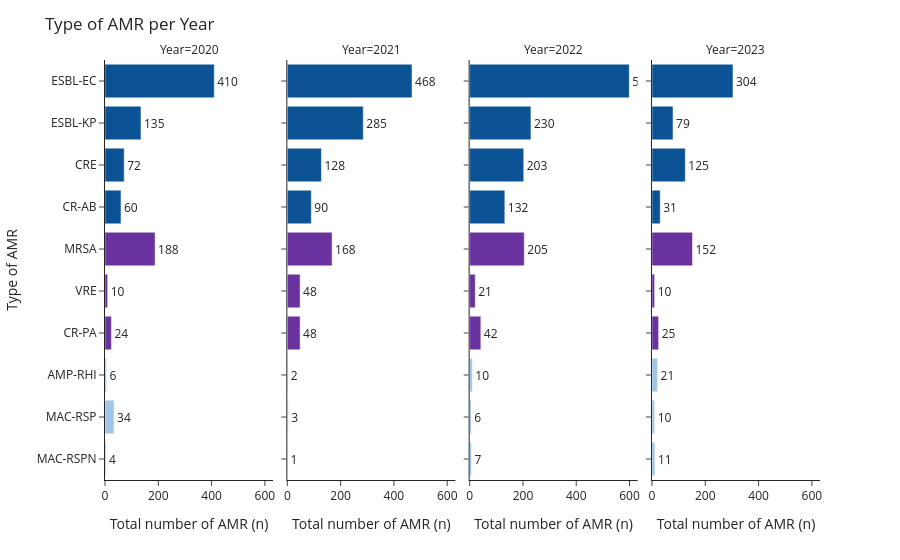

The notebook cell this image was saved under:
### Code cell
plot_df = []

for yr in yrs:
    yr = int(yr)
    subset = df[df["Year"] == yr].value_counts("Type of AMR")
    subset = subset.reindex(all_amrs, fill_value=0).reset_index()
    subset.columns = ["Type of AMR", "Count"]
    subset["Year"] = yr
    plot_df.append(subset)

plot_df = pd.concat(plot_df, ignore_index=True)
plot_df["Type of AMR"] = pd.Categorical(plot_df["Type of AMR"], categories=list(amr_custom_color_map.keys()), ordered=True)
plot_df = plot_df.sort_values(["Year", "Type of AMR"])

# Plotly Express faceted bar chart
fig = px.bar(
    plot_df, x="Count", y="Type of AMR", facet_col="Year",
    orientation="h", color="Type of AMR", text="Count",
    color_discrete_map=amr_custom_color_map2
    # color_discrete_sequence=px.colors.qualitative.Set1
)

# Layout adjustments
fig.update_layout(
    height=600, template="simple_white",
    title="Type of AMR per Year",
    showlegend=False,   
)

# Or more reliably:
for axis in fig.layout:
    if axis.startswith("xaxis"):
        fig.layout[axis].title = "Total number of AMR (n)"

# Value labels outside bars
fig.update_traces(textposition='outside')

# Consistent y-axis category order
# fig.update_yaxes(categoryorder='array', categoryarray=all_amrs)

fig.show()

### Figure 1 — Plotly figure (JSON) as saved in the notebook; plotly's stock layout.template omitted (floating-point values rounded to 4 significant figures)
{"data": [{"alignmentgroup": "True", "hovertemplate": "Type of AMR=%{y}<br>Year=2020<br>Count=%{text}<extra></extra>", "legendgroup": "ESBL-EC", "marker": {"color": "#0B5394", "pattern": {"shape": ""}}, "name": "ESBL-EC", "offsetgroup": "ESBL-EC", "orientation": "h", "showlegend": true, "text": [410], "textposition": "outside", "type": "bar", "x": [410], "xaxis": "x", "y": ["ESBL-EC"], "yaxis": "y"}, {"alignmentgroup": "True", "hovertemplate": "Type of AMR=%{y}<br>Year=2021<br>Count=%{text}<extra></extra>", "legendgroup": "ESBL-EC", "marker": {"color": "#0B5394", "pattern": {"shape": ""}}, "name": "ESBL-EC", "offsetgroup": "ESBL-EC", "orientation": "h", "showlegend": false, "text": [468], "textposition": "outside", "type": "bar", "x": [468], "xaxis": "x2", "y": ["ESBL-EC"], "yaxis": "y2"}, {"alignmentgroup": "True", "hovertemplate": "Type of AMR=%{y}<br>Year=2022<br>Count=%{text}<extra></extra>", "legendgroup": "ESBL-EC", "marker": {"color": "#0B5394", "pattern": {"shape": ""}}, "name": "ESBL-EC", "offsetgroup": "ESBL-EC", "orientation": "h", "showlegend": false, "text": [599], "textposition": "outside", "type": "bar", "x": [599], "xaxis": "x3", "y": ["ESBL-EC"], "yaxis": "y3"}, {"alignmentgroup": "True", "hovertemplate": "Type of AMR=%{y}<br>Year=2023<br>Count=%{text}<extra></extra>", "legendgroup": "ESBL-EC", "marker": {"color": "#0B5394", "pattern": {"shape": ""}}, "name": "ESBL-EC", "offsetgroup": "ESBL-EC", "orientation": "h", "showlegend": false, "text": [304], "textposition": "outside", "type": "bar", "x": [304], "xaxis": "x4", "y": ["ESBL-EC"], "yaxis": "y4"}, {"alignmentgroup": "True", "hovertemplate": "Type of AMR=%{y}<br>Year=2020<br>Count=%{text}<extra></extra>", "legendgroup": "ESBL-KP", "marker": {"color": "#0B5394", "pattern": {"shape": ""}}, "name": "ESBL-KP", "offsetgroup": "ESBL-KP", "orientation": "h", "showlegend": true, "text": [135], "textposition": "outside", "type": "bar", "x": [135], "xaxis": "x", "y": ["ESBL-KP"], "yaxis": "y"}, {"alignmentgroup": "True", "hovertemplate": "Type of AMR=%{y}<br>Year=2021<br>Count=%{text}<extra></extra>", "legendgroup": "ESBL-KP", "marker": {"color": "#0B5394", "pattern": {"shape": ""}}, "name": "ESBL-KP", "offsetgroup": "ESBL-KP", "orientation": "h", "showlegend": false, "text": [285], "textposition": "outside", "type": "bar", "x": [285], "xaxis": "x2", "y": ["ESBL-KP"], "yaxis": "y2"}, {"alignmentgroup": "True", "hovertemplate": "Type of AMR=%{y}<br>Year=2022<br>Count=%{text}<extra></extra>", "legendgroup": "ESBL-KP", "marker": {"color": "#0B5394", "pattern": {"shape": ""}}, "name": "ESBL-KP", "offsetgroup": "ESBL-KP", "orientation": "h", "showlegend": false, "text": [230], "textposition": "outside", "type": "bar", "x": [230], "xaxis": "x3", "y": ["ESBL-KP"], "yaxis": "y3"}, {"alignmentgroup": "True", "hovertemplate": "Type of AMR=%{y}<br>Year=2023<br>Count=%{text}<extra></extra>", "legendgroup": "ESBL-KP", "marker": {"color": "#0B5394", "pattern": {"shape": ""}}, "name": "ESBL-KP", "offsetgroup": "ESBL-KP", "orientation": "h", "showlegend": false, "text": [79], "textposition": "outside", "type": "bar", "x": [79], "xaxis": "x4", "y": ["ESBL-KP"], "yaxis": "y4"}, {"alignmentgroup": "True", "hovertemplate": "Type of AMR=%{y}<br>Year=2020<br>Count=%{text}<extra></extra>", "legendgroup": "CRE", "marker": {"color": "#0B5394", "pattern": {"shape": ""}}, "name": "CRE", "offsetgroup": "CRE", "orientation": "h", "showlegend": true, "text": [72], "textposition": "outside", "type": "bar", "x": [72], "xaxis": "x", "y": ["CRE"], "yaxis": "y"}, {"alignmentgroup": "True", "hovertemplate": "Type of AMR=%{y}<br>Year=2021<br>Count=%{text}<extra></extra>", "legendgroup": "CRE", "marker": {"color": "#0B5394", "pattern": {"shape": ""}}, "name": "CRE", "offsetgroup": "CRE", "orientation": "h", "showlegend": false, "text": [128], "textposition": "outside", "type": "bar", "x": [128], "xaxis": "x2", "y": ["CRE"], "yaxis": "y2"}, {"alignmentgroup": "True", "hovertemplate": "Type of AMR=%{y}<br>Year=2022<br>Count=%{text}<extra></extra>", "legendgroup": "CRE", "marker": {"color": "#0B5394", "pattern": {"shape": ""}}, "name": "CRE", "offsetgroup": "CRE", "orientation": "h", "showlegend": false, "text": [203], "textposition": "outside", "type": "bar", "x": [203], "xaxis": "x3", "y": ["CRE"], "yaxis": "y3"}, {"alignmentgroup": "True", "hovertemplate": "Type of AMR=%{y}<br>Year=2023<br>Count=%{text}<extra></extra>", "legendgroup": "CRE", "marker": {"color": "#0B5394", "pattern": {"shape": ""}}, "name": "CRE", "offsetgroup": "CRE", "orientation": "h", "showlegend": false, "text": [125], "textposition": "outside", "type": "bar", "x": [125], "xaxis": "x4", "y": ["CRE"], "yaxis": "y4"}, {"alignmentgroup": "True", "hovertemplate": "Type of AMR=%{y}<br>Year=2020<br>Count=%{text}<extra></extra>", "legendgroup": "CR-AB", "marker": {"color": "#0B5394", "pattern": {"shape": ""}}, "name": "CR-AB", "offsetgroup": "CR-AB", "orientation": "h", "showlegend": true, "text": [60], "textposition": "outside", "type": "bar", "x": [60], "xaxis": "x", "y": ["CR-AB"], "yaxis": "y"}, {"alignmentgroup": "True", "hovertemplate": "Type of AMR=%{y}<br>Year=2021<br>Count=%{text}<extra></extra>", "legendgroup": "CR-AB", "marker": {"color": "#0B5394", "pattern": {"shape": ""}}, "name": "CR-AB", "offsetgroup": "CR-AB", "orientation": "h", "showlegend": false, "text": [90], "textposition": "outside", "type": "bar", "x": [90], "xaxis": "x2", "y": ["CR-AB"], "yaxis": "y2"}, {"alignmentgroup": "True", "hovertemplate": "Type of AMR=%{y}<br>Year=2022<br>Count=%{text}<extra></extra>", "legendgroup": "CR-AB", "marker": {"color": "#0B5394", "pattern": {"shape": ""}}, "name": "CR-AB", "offsetgroup": "CR-AB", "orientation": "h", "showlegend": false, "text": [132], "textposition": "outside", "type": "bar", "x": [132], "xaxis": "x3", "y": ["CR-AB"], "yaxis": "y3"}, {"alignmentgroup": "True", "hovertemplate": "Type of AMR=%{y}<br>Year=2023<br>Count=%{text}<extra></extra>", "legendgroup": "CR-AB", "marker": {"color": "#0B5394", "pattern": {"shape": ""}}, "name": "CR-AB", "offsetgroup": "CR-AB", "orientation": "h", "showlegend": false, "text": [31], "textposition": "outside", "type": "bar", "x": [31], "xaxis": "x4", "y": ["CR-AB"], "yaxis": "y4"}, {"alignmentgroup": "True", "hovertemplate": "Type of AMR=%{y}<br>Year=2020<br>Count=%{text}<extra></extra>", "legendgroup": "MRSA", "marker": {"color": "#6A329F", "pattern": {"shape": ""}}, "name": "MRSA", "offsetgroup": "MRSA", "orientation": "h", "showlegend": true, "text": [188], "textposition": "outside", "type": "bar", "x": [188], "xaxis": "x", "y": ["MRSA"], "yaxis": "y"}, {"alignmentgroup": "True", "hovertemplate": "Type of AMR=%{y}<br>Year=2021<br>Count=%{text}<extra></extra>", "legendgroup": "MRSA", "marker": {"color": "#6A329F", "pattern": {"shape": ""}}, "name": "MRSA", "offsetgroup": "MRSA", "orientation": "h", "showlegend": false, "text": [168], "textposition": "outside", "type": "bar", "x": [168], "xaxis": "x2", "y": ["MRSA"], "yaxis": "y2"}, {"alignmentgroup": "True", "hovertemplate": "Type of AMR=%{y}<br>Year=2022<br>Count=%{text}<extra></extra>", "legendgroup": "MRSA", "marker": {"color": "#6A329F", "pattern": {"shape": ""}}, "name": "MRSA", "offsetgroup": "MRSA", "orientation": "h", "showlegend": false, "text": [205], "textposition": "outside", "type": "bar", "x": [205], "xaxis": "x3", "y": ["MRSA"], "yaxis": "y3"}, {"alignmentgroup": "True", "hovertemplate": "Type of AMR=%{y}<br>Year=2023<br>Count=%{text}<extra></extra>", "legendgroup": "MRSA", "marker": {"color": "#6A329F", "pattern": {"shape": ""}}, "name": "MRSA", "offsetgroup": "MRSA", "orientation": "h", "showlegend": false, "text": [152], "textposition": "outside", "type": "bar", "x": [152], "xaxis": "x4", "y": ["MRSA"], "yaxis": "y4"}, {"alignmentgroup": "True", "hovertemplate": "Type of AMR=%{y}<br>Year=2020<br>Count=%{text}<extra></extra>", "legendgroup": "VRE", "marker": {"color": "#6A329F", "pattern": {"shape": ""}}, "name": "VRE", "offsetgroup": "VRE", "orientation": "h", "showlegend": true, "text": [10], "textposition": "outside", "type": "bar", "x": [10], "xaxis": "x", "y": ["VRE"], "yaxis": "y"}, {"alignmentgroup": "True", "hovertemplate": "Type of AMR=%{y}<br>Year=2021<br>Count=%{text}<extra></extra>", "legendgroup": "VRE", "marker": {"color": "#6A329F", "pattern": {"shape": ""}}, "name": "VRE", "offsetgroup": "VRE", "orientation": "h", "showlegend": false, "text": [48], "textposition": "outside", "type": "bar", "x": [48], "xaxis": "x2", "y": ["VRE"], "yaxis": "y2"}, {"alignmentgroup": "True", "hovertemplate": "Type of AMR=%{y}<br>Year=2022<br>Count=%{text}<extra></extra>", "legendgroup": "VRE", "marker": {"color": "#6A329F", "pattern": {"shape": ""}}, "name": "VRE", "offsetgroup": "VRE", "orientation": "h", "showlegend": false, "text": [21], "textposition": "outside", "type": "bar", "x": [21], "xaxis": "x3", "y": ["VRE"], "yaxis": "y3"}, {"alignmentgroup": "True", "hovertemplate": "Type of AMR=%{y}<br>Year=2023<br>Count=%{text}<extra></extra>", "legendgroup": "VRE", "marker": {"color": "#6A329F", "pattern": {"shape": ""}}, "name": "VRE", "offsetgroup": "VRE", "orientation": "h", "showlegend": false, "text": [10], "textposition": "outside", "type": "bar", "x": [10], "xaxis": "x4", "y": ["VRE"], "yaxis": "y4"}, {"alignmentgroup": "True", "hovertemplate": "Type of AMR=%{y}<br>Year=2020<br>Count=%{text}<extra></extra>", "legendgroup": "CR-PA", "marker": {"color": "#6A329F", "pattern": {"shape": ""}}, "name": "CR-PA", "offsetgroup": "CR-PA", "orientation": "h", "showlegend": true, "text": [24], "textposition": "outside", "type": "bar", "x": [24], "xaxis": "x", "y": ["CR-PA"], "yaxis": "y"}, {"alignmentgroup": "True", "hovertemplate": "Type of AMR=%{y}<br>Year=2021<br>Count=%{text}<extra></extra>", "legendgroup": "CR-PA", "marker": {"color": "#6A329F", "pattern": {"shape": ""}}, "name": "CR-PA", "offsetgroup": "CR-PA", "orientation": "h", "showlegend": false, "text": [48], "textposition": "outside", "type": "bar", "x": [48], "xaxis": "x2", "y": ["CR-PA"], "yaxis": "y2"}, {"alignmentgroup": "True", "hovertemplate": "Type of AMR=%{y}<br>Year=2022<br>Count=%{text}<extra></extra>", "legendgroup": "CR-PA", "marker": {"color": "#6A329F", "pattern": {"shape": ""}}, "name": "CR-PA", "offsetgroup": "CR-PA", "orientation": "h", "showlegend": false, "text": [42], "textposition": "outside", "type": "bar", "x": [42], "xaxis": "x3", "y": ["CR-PA"], "yaxis": "y3"}, {"alignmentgroup": "True", "hovertemplate": "Type of AMR=%{y}<br>Year=2023<br>Count=%{text}<extra></extra>", "legendgroup": "CR-PA", "marker": {"color": "#6A329F", "pattern": {"shape": ""}}, "name": "CR-PA", "offsetgroup": "CR-PA", "orientation": "h", "showlegend": false, "text": [25], "textposition": "outside", "type": "bar", "x": [25], "xaxis": "x4", "y": ["CR-PA"], "yaxis": "y4"}, {"alignmentgroup": "True", "hovertemplate": "Type of AMR=%{y}<br>Year=2020<br>Count=%{text}<extra></extra>", "legendgroup": "AMP-RHI", "marker": {"color": "#9FC5E8", "pattern": {"shape": ""}}, "name": "AMP-RHI", "offsetgroup": "AMP-RHI", "orientation": "h", "showlegend": true, "text": [6], "textposition": "outside", "type": "bar", "x": [6], "xaxis": "x", "y": ["AMP-RHI"], "yaxis": "y"}, {"alignmentgroup": "True", "hovertemplate": "Type of AMR=%{y}<br>Year=2021<br>Count=%{text}<extra></extra>", "legendgroup": "AMP-RHI", "marker": {"color": "#9FC5E8", "pattern": {"shape": ""}}, "name": "AMP-RHI", "offsetgroup": "AMP-RHI", "orientation": "h", "showlegend": false, "text": [2], "textposition": "outside", "type": "bar", "x": [2], "xaxis": "x2", "y": ["AMP-RHI"], "yaxis": "y2"}, {"alignmentgroup": "True", "hovertemplate": "Type of AMR=%{y}<br>Year=2022<br>Count=%{text}<extra></extra>", "legendgroup": "AMP-RHI", "marker": {"color": "#9FC5E8", "pattern": {"shape": ""}}, "name": "AMP-RHI", "offsetgroup": "AMP-RHI", "orientation": "h", "showlegend": false, "text": [10], "textposition": "outside", "type": "bar", "x": [10], "xaxis": "x3", "y": ["AMP-RHI"], "yaxis": "y3"}, {"alignmentgroup": "True", "hovertemplate": "Type of AMR=%{y}<br>Year=2023<br>Count=%{text}<extra></extra>", "legendgroup": "AMP-RHI", "marker": {"color": "#9FC5E8", "pattern": {"shape": ""}}, "name": "AMP-RHI", "offsetgroup": "AMP-RHI", "orientation": "h", "showlegend": false, "text": [21], "textposition": "outside", "type": "bar", "x": [21], "xaxis": "x4", "y": ["AMP-RHI"], "yaxis": "y4"}, {"alignmentgroup": "True", "hovertemplate": "Type of AMR=%{y}<br>Year=2020<br>Count=%{text}<extra></extra>", "legendgroup": "MAC-RSP", "marker": {"color": "#9FC5E8", "pattern": {"shape": ""}}, "name": "MAC-RSP", "offsetgroup": "MAC-RSP", "orientation": "h", "showlegend": true, "text": [34], "textposition": "outside", "type": "bar", "x": [34], "xaxis": "x", "y": ["MAC-RSP"], "yaxis": "y"}, {"alignmentgroup": "True", "hovertemplate": "Type of AMR=%{y}<br>Year=2021<br>Count=%{text}<extra></extra>", "legendgroup": "MAC-RSP", "marker": {"color": "#9FC5E8", "pattern": {"shape": ""}}, "name": "MAC-RSP", "offsetgroup": "MAC-RSP", "orientation": "h", "showlegend": false, "text": [3], "textposition": "outside", "type": "bar", "x": [3], "xaxis": "x2", "y": ["MAC-RSP"], "yaxis": "y2"}, {"alignmentgroup": "True", "hovertemplate": "Type of AMR=%{y}<br>Year=2022<br>Count=%{text}<extra></extra>", "legendgroup": "MAC-RSP", "marker": {"color": "#9FC5E8", "pattern": {"shape": ""}}, "name": "MAC-RSP", "offsetgroup": "MAC-RSP", "orientation": "h", "showlegend": false, "text": [6], "textposition": "outside", "type": "bar", "x": [6], "xaxis": "x3", "y": ["MAC-RSP"], "yaxis": "y3"}, {"alignmentgroup": "True", "hovertemplate": "Type of AMR=%{y}<br>Year=2023<br>Count=%{text}<extra></extra>", "legendgroup": "MAC-RSP", "marker": {"color": "#9FC5E8", "pattern": {"shape": ""}}, "name": "MAC-RSP", "offsetgroup": "MAC-RSP", "orientation": "h", "showlegend": false, "text": [10], "textposition": "outside", "type": "bar", "x": [10], "xaxis": "x4", "y": ["MAC-RSP"], "yaxis": "y4"}, {"alignmentgroup": "True", "hovertemplate": "Type of AMR=%{y}<br>Year=2020<br>Count=%{text}<extra></extra>", "legendgroup": "MAC-RSPN", "marker": {"color": "#9FC5E8", "pattern": {"shape": ""}}, "name": "MAC-RSPN", "offsetgroup": "MAC-RSPN", "orientation": "h", "showlegend": true, "text": [4], "textposition": "outside", "type": "bar", "x": [4], "xaxis": "x", "y": ["MAC-RSPN"], "yaxis": "y"}, {"alignmentgroup": "True", "hovertemplate": "Type of AMR=%{y}<br>Year=2021<br>Count=%{text}<extra></extra>", "legendgroup": "MAC-RSPN", "marker": {"color": "#9FC5E8", "pattern": {"shape": ""}}, "name": "MAC-RSPN", "offsetgroup": "MAC-RSPN", "orientation": "h", "showlegend": false, "text": [1], "textposition": "outside", "type": "bar", "x": [1], "xaxis": "x2", "y": ["MAC-RSPN"], "yaxis": "y2"}, {"alignmentgroup": "True", "hovertemplate": "Type of AMR=%{y}<br>Year=2022<br>Count=%{text}<extra></extra>", "legendgroup": "MAC-RSPN", "marker": {"color": "#9FC5E8", "pattern": {"shape": ""}}, "name": "MAC-RSPN", "offsetgroup": "MAC-RSPN", "orientation": "h", "showlegend": false, "text": [7], "textposition": "outside", "type": "bar", "x": [7], "xaxis": "x3", "y": ["MAC-RSPN"], "yaxis": "y3"}, {"alignmentgroup": "True", "hovertemplate": "Type of AMR=%{y}<br>Year=2023<br>Count=%{text}<extra></extra>", "legendgroup": "MAC-RSPN", "marker": {"color": "#9FC5E8", "pattern": {"shape": ""}}, "name": "MAC-RSPN", "offsetgroup": "MAC-RSPN", "orientation": "h", "showlegend": false, "text": [11], "textposition": "outside", "type": "bar", "x": [11], "xaxis": "x4", "y": ["MAC-RSPN"], "yaxis": "y4"}], "layout": {"annotations": [{"font": {}, "showarrow": false, "text": "Year=2020", "x": 0.1175, "xanchor": "center", "xref": "paper", "y": 1, "yanchor": "bottom", "yref": "paper"}, {"font": {}, "showarrow": false, "text": "Year=2021", "x": 0.3725, "xanchor": "center", "xref": "paper", "y": 1, "yanchor": "bottom", "yref": "paper"}, {"font": {}, "showarrow": false, "text": "Year=2022", "x": 0.6275, "xanchor": "center", "xref": "paper", "y": 1, "yanchor": "bottom", "yref": "paper"}, {"font": {}, "showarrow": false, "text": "Year=2023", "x": 0.8825, "xanchor": "center", "xref": "paper", "y": 1, "yanchor": "bottom", "yref": "paper"}], "autosize": true, "barmode": "relative", "legend": {"title": {"text": "Type of AMR"}, "tracegroupgap": 0}, "margin": {"t": 60}, "showlegend": false, "title": {"text": "Type of AMR per Year"}, "xaxis": {"anchor": "y", "autorange": true, "domain": [0, 0.235], "range": [0, 630.5], "title": {"text": "Total number of AMR (n)"}, "type": "linear"}, "xaxis2": {"anchor": "y2", "autorange": true, "domain": [0.255, 0.49], "matches": "x", "range": [0, 630.5], "title": {"text": "Total number of AMR (n)"}, "type": "linear"}, "xaxis3": {"anchor": "y3", "autorange": true, "domain": [0.51, 0.745], "matches": "x", "range": [0, 630.5], "title": {"text": "Total number of AMR (n)"}, "type": "linear"}, "xaxis4": {"anchor": "y4", "autorange": true, "domain": [0.765, 1.0], "matches": "x", "range": [0, 630.5], "title": {"text": "Total number of AMR (n)"}, "type": "linear"}, "yaxis": {"anchor": "x", "autorange": true, "categoryarray": ["MAC-RSPN", "MAC-RSP", "AMP-RHI", "CR-PA", "VRE", "MRSA", "CR-AB", "CRE", "ESBL-KP", "ESBL-EC"], "categoryorder": "array", "domain": [0, 1], "range": [-0.5, 9.5], "title": {"text": "Type of AMR"}, "type": "category"}, "yaxis2": {"anchor": "x2", "autorange": true, "domain": [0, 1], "matches": "y", "range": [-0.5, 9.5], "showticklabels": false, "type": "category"}, "yaxis3": {"anchor": "x3", "autorange": true, "domain": [0, 1], "matches": "y", "range": [-0.5, 9.5], "showticklabels": false, "type": "category"}, "yaxis4": {"anchor": "x4", "autorange": true, "domain": [0, 1], "matches": "y", "range": [-0.5, 9.5], "showticklabels": false, "type": "category"}}}
